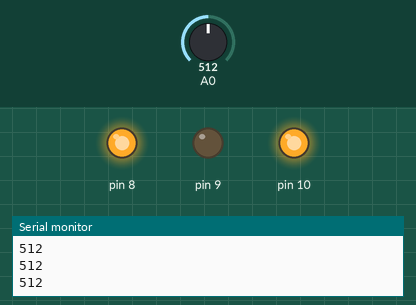
Simulated run of this sketch. Board: Arduino Uno, built with avr-gcc and run on an emulated ATmega328P. Shown: output pins drawn as LEDs (lit = HIGH), the last lines printed to the serial monitor. The test bench sets the inputs (shaded band); at power-on: A0 = 512.

Above: at 1.2 s.
1.3 s: A0 set to 28
2.8 s: A0 set to 23
At 3.5 s:
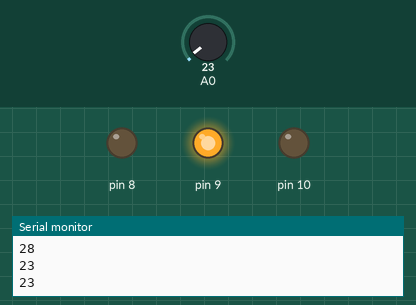
4.5 s: A0 set to 122
At 5.7 s:
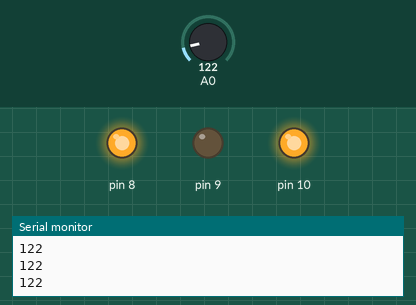
6.0 s: A0 set to 15
At 7.0 s:
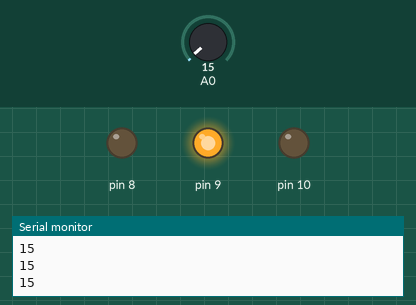
Timing chart, 0 to 8.5 s (numbered marks = the images above; inputs shaded):
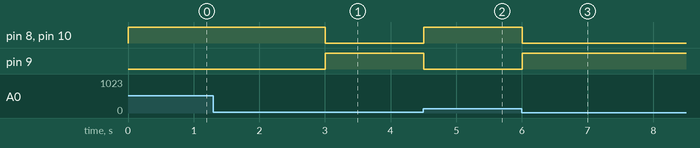

The sketch:

lightDetector.ino
```cpp
int lv;
void setup(){
  pinMode(A0,INPUT);
  pinMode(8,OUTPUT);
  pinMode(9,OUTPUT);
  pinMode(10,OUTPUT);
  Serial.begin(9600);
}
void loop(){
  lv=analogRead(A0);
  Serial.println(lv);
  if(lv>25){
    digitalWrite(8,HIGH);
    digitalWrite(9,LOW);
    digitalWrite(10,HIGH);
  }
  else{
    digitalWrite(9,HIGH);
    digitalWrite(10,LOW);
    digitalWrite(8,LOW);
  }
  delay(300);
}
```

Measured:
- the behaviour switches between 26 and 25 on A0 (found by bisection; images 0 and 1)
- after the input at 2.8 s, pin 8, pin 10: HIGH → LOW after 0.20 s; pin 9: LOW → HIGH after 0.20 s
- after the input at 4.5 s, pin 8, pin 10: LOW → HIGH at once; pin 9: HIGH → LOW at once
- after the input at 6.0 s, pin 8, pin 10: HIGH → LOW at once; pin 9: LOW → HIGH at once
